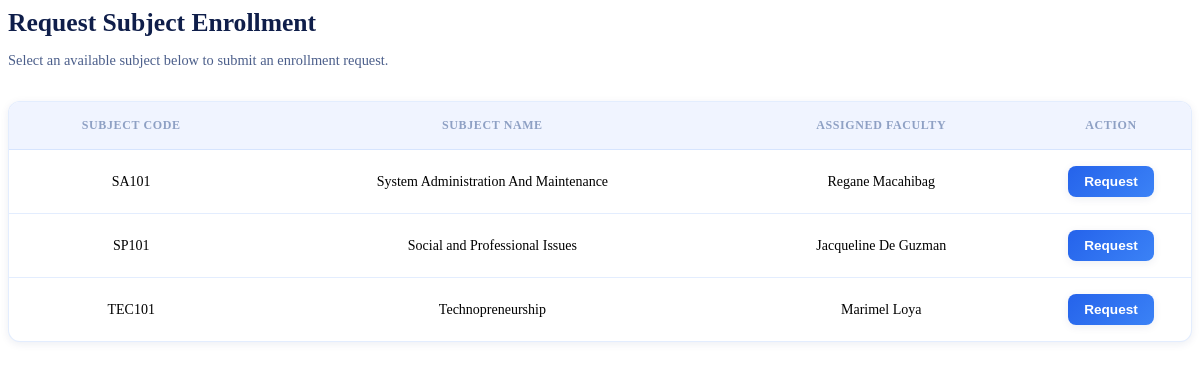
Page /student/enrollment_request.php (signed in) on the committed database.
### tables this page shows
CREATE TABLE `subjects` (
  `subject_id` int(11) NOT NULL,
  `subject_code` varchar(20) NOT NULL,
  `subject_name` varchar(100) NOT NULL,
  `faculty_id` int(11) NOT NULL
);

CREATE TABLE `users` (
  `user_id` int(11) NOT NULL,
  `full_name` varchar(100) NOT NULL,
  `program` varchar(100) DEFAULT NULL,
  `section` varchar(50) DEFAULT NULL,
  `year_level` tinyint(4) DEFAULT NULL,
  `email` varchar(100) NOT NULL,
  `password_hash` varchar(255) NOT NULL,
  `role_id` int(11) NOT NULL,
  `created_at` timestamp NOT NULL DEFAULT current_timestamp(),
  `is_active` tinyint(1) DEFAULT 1
);

### student/enrollment_request.php (the view, shortened to what this page needs)
<?php
require_once __DIR__ . '/../config/db.php';
$student_id = $_SESSION["user_id"];
$avail_q = "
SELECT s.subject_id, s.subject_code, s.subject_name, u.full_name AS faculty_name
FROM subjects s
LEFT JOIN enrollments e ON s.subject_id = e.subject_id AND e.student_id = ?
LEFT JOIN enrollment_requests er ON s.subject_id = er.subject_id AND er.student_id = ? AND er.status = 'Pending'
LEFT JOIN users u ON s.faculty_id = u.user_id
WHERE e.enrollment_id IS NULL AND er.request_id IS NULL
ORDER BY s.subject_code
";
$avail = $conn->prepare($avail_q);
$avail->bind_param('ii', $student_id, $student_id);
$avail->execute();
$avail_res = $avail->get_result();
?>
<div>
    <div class="page-header">
        <h2>Request Subject Enrollment</h2>
        <p>Select an available subject below to submit an enrollment request.</p>
    </div>
    <div class="content-section">
        <div class="table-card">
            <div class="table-wrap">
                <table>
                    <thead>
                        <tr>
                            <th>Subject Code</th>
                            <th>Subject Name</th>
                            <th>Assigned Faculty</th>
                            <th style="width: 120px;">Action</th>
                        </tr>
                    </thead>
                    <tbody>
                        <?php if ($avail_res && $avail_res->num_rows > 0): ?>
                            <?php while ($s = $avail_res->fetch_assoc()): ?>
                            <tr>
                                <td><?= htmlspecialchars($s['subject_code'], ENT_QUOTES) ?></td>
                                <td><?= htmlspecialchars($s['subject_name'], ENT_QUOTES) ?></td>
                                <td><?= htmlspecialchars($s['faculty_name'] ?? '-', ENT_QUOTES) ?></td>
                                <td>
                                    <form method="post">
                                        <button type="submit" class="btn-request">Request</button>
                                    </form>
                                </td>
                            </tr>
                            <?php endwhile; ?>
                        <?php endif; ?>
                    </tbody>
                </table>
            </div>
        </div>
    </div>
</div>

### student/enrollment_request.php (style rules this page uses)
.page-header { margin-bottom: 2rem; }
.page-header h2 { font-size: 1.6rem; font-weight: 700; color: var(--text-900); margin-bottom: 0.5rem; }
.page-header p { color: var(--text-600); font-size: 0.9rem; }
.content-section { margin-bottom: 3rem; }
.table-card { background: var(--surface); border: 1px solid var(--border); border-radius: var(--r-md); box-shadow: var(--shadow-sm); overflow: hidden; transition: var(--transition); }
.table-wrap { overflow-x: auto; }
table { border-collapse: collapse; width: 100%; }
th { padding: 1rem 1.25rem; text-align: center; font-size: 0.75rem; font-weight: 700; color: var(--text-400); text-transform: uppercase; letter-spacing: 0.05em; background: var(--bg); border-bottom: 1px solid var(--border); }
td { padding: 1rem 1.25rem; font-size: 0.875rem; color: black; text-align: center; border-bottom: 1px solid var(--border); }
tbody tr:last-child td { border-bottom: none; }
.btn-request { padding: 0.5rem 1rem; background: linear-gradient(135deg, var(--blue-600), var(--blue-500)); color: white; border: none; border-radius: 8px; cursor: pointer; font-weight: 600; font-size: 0.85rem; transition: var(--transition); box-shadow: var(--shadow-sm); white-space: nowrap; }
form { margin: 0; display: flex; align-items: center; justify-content: center; }

### rows in the picture
subjects: subject_code "SA101", subject_name "System Administration And Maintenance", faculty.full_name "Regane Macahibag"
subjects: subject_code "SP101", subject_name "Social and Professional Issues", faculty.full_name "Jacqueline De Guzman"
subjects: subject_code "TEC101", subject_name "Technopreneurship", faculty.full_name "Marimel Loya"
